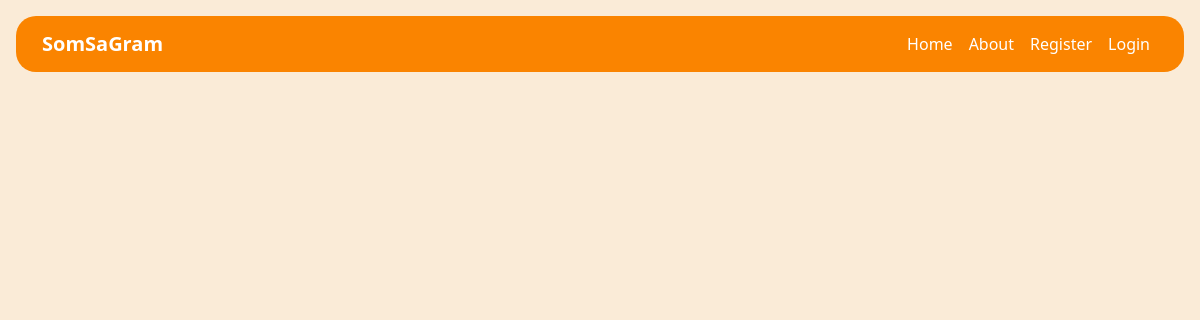
The app's page /, older data.
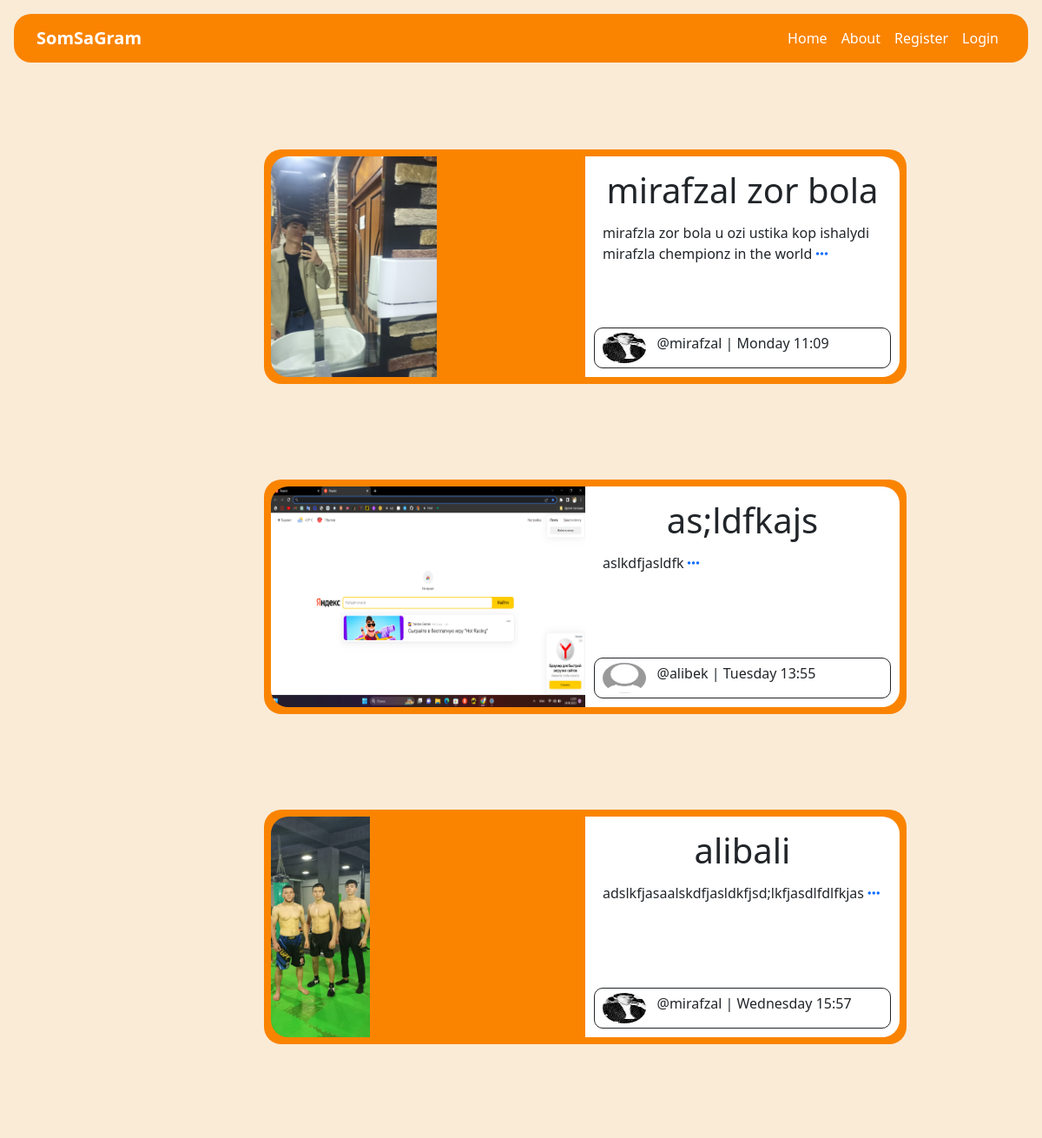
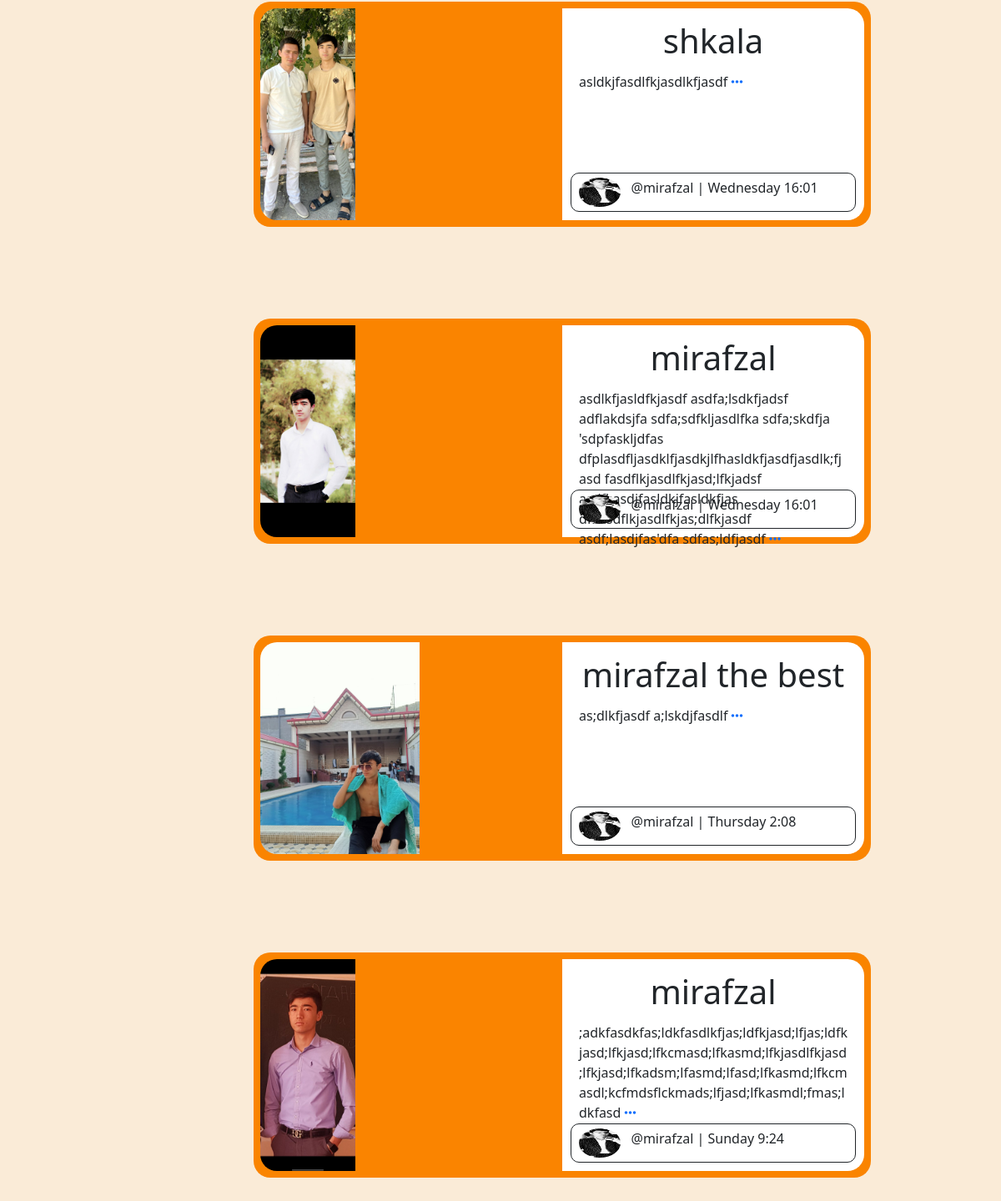
The same page, newer data (2 pictures, top to bottom).
### posts/models.py (models this page shows, shortened)
class Postlar(models.Model):
    image = models.FileField(upload_to='media/')
    title = models.CharField(max_length=200)
    content = models.TextField()
    data = models.DateTimeField(default=timezone.now)
    author = models.ForeignKey(User, on_delete=models.CASCADE)

### users/models.py (models this page shows, shortened)
class Profile(models.Model):
    user = models.OneToOneField(User, on_delete=models.CASCADE)
    about = models.TextField()
    avatar = models.ImageField(upload_to='profile_pics', default='default.jpg')

### posts/views.py (the view)
# urls.py: path('', views.Home.as_view(), name='posts-home'),
class Home(ListView):
    model = Postlar
    template_name = 'posts/home.html'
    context_object_name = 'postlar'

### posts/templates/posts/home.html (shortened to what this page needs)
{% extends 'users/base.html' %}
{% block content %}
    <div class="conainer-post p-4">
    {% for i in postlar %}
    <div class="cards-post">
        <div class="card-within">
            <div class="img-post">
                <img src="{{ i.image.url }}" alt="" class="img-new">
            </div>
            <div class="post-content">
                <div class="content">
                    <div class="title">
                        <h1>{{ i.title }}</h1>
                    </div>
                    <div class="text-content">
                        <p class="text-break ">{{ i.content|truncatewords:30 }}
                        <a href="{% url 'detail' i.id %}"><i class="fa-solid fa-ellipsis"></i></a></p>
                    </div>
                </div>
                <div class="img-author">
                    <img src="{{ i.author.profile.avatar.url }}" alt="" class="img-au">
                    <div class="about">
                        <p class="post-card-info">
                          <span class="post-card-author">@{{ i.author }} |</span>
                          <span class="post-card-date">{{ i.data|date:"l G:i" }}</span>
                        </p>
                    </div>
                </div>
            </div>
        </div>
    </div>
    {% endfor %}
    </div>
{% endblock content %}

Row changes from the older to the newer data that the page shows:
added Postlar: image (picture), title "mirafzal zor bola", content "mirafzla zor bola u ozi ustika kop ishalydi mirafzla chempionz in the world", author.profile.avatar (picture), author "mirafzal", data "Monday 11:09"
added Postlar: image (picture), title "as;ldfkajs", content "aslkdfjasldfk", author.profile.avatar (placeholder picture), author "alibek", data "Tuesday 13:55"
added Postlar: image (picture), title "alibali", content "adslkfjasaalskdfjasldkfjsd;lkfjasdlfdlfkjas", author.profile.avatar (picture), author "mirafzal", data "Wednesday 15:57"
added Postlar: image (picture), title "shkala", content "asldkjfasdlfkjasdlkfjasdf", author.profile.avatar (picture), author "mirafzal", data "Wednesday 16:01"
added Postlar: image (picture), title "mirafzal", content "asdlkfjasldfkjasdf asdfa;lsdkfjadsf adflakdsjfa sdfa;sdfkljasdlfka sdfa;skdfja 'sdpfaskljdfas dfplasdfljasdklfjasdkjlfhasldkfjasdfjasdlk;fjasd fasdflkjasdlfkjasd;lfkjadsf asdfl;asdjfasldkjfasldkfjas dfkasdflkjasdlfkjas;dlfkjasdf asdf;lasdjfas'dfa sdfas;ldfjasdf", author.profile.avatar (picture), author "mirafzal", data "Wednesday 16:01"
added Postlar: image (picture), title "mirafzal the best", content "as;dlkfjasdf a;lskdjfasdlf", author.profile.avatar (picture), author "mirafzal", data "Thursday 2:08"
added Postlar: image (picture), title "mirafzal", content ";adkfasdkfas;ldkfasdlkfjas;ldfkjasd;lfjas;ldfkjasd;lfkjasd;lfkcmasd;lfkasmd;lfkjasdlfkjasd;lfkjasd;lfkadsm;lfasmd;lfasd;lfkasmd;lfkcmasdl;kcfmdsflckmads;lfjasd;lfkasmdl;fmas;ldkfasd", author.profile.avatar (picture), author "mirafzal", data "Sunday 9:24"
